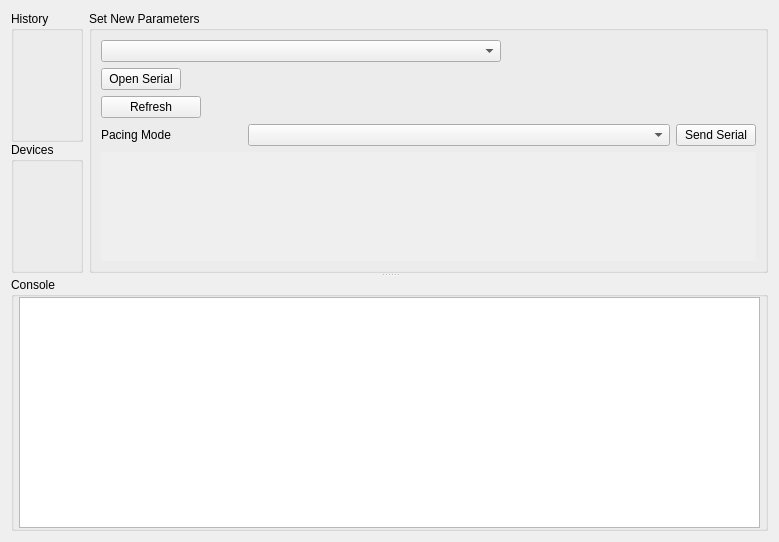
<?xml version="1.0" encoding="UTF-8"?>
<ui version="4.0">
 <class>SettingsWidget</class>
 <widget class="QWidget" name="SettingsWidget">
  <property name="geometry">
   <rect>
    <x>0</x>
    <y>0</y>
    <width>779</width>
    <height>542</height>
   </rect>
  </property>
  <property name="windowTitle">
   <string>Form</string>
  </property>
  <layout class="QGridLayout" name="gridLayout_2">
   <item row="0" column="0">
    <widget class="QSplitter" name="splitter">
     <property name="orientation">
      <enum>Qt::Vertical</enum>
     </property>
     <widget class="QWidget" name="paramWidget" native="true">
      <layout class="QGridLayout" name="gridLayout_3">
       <item row="0" column="0">
        <widget class="QWidget" name="widget" native="true">
         <layout class="QVBoxLayout" name="verticalLayout_2">
          <property name="spacing">
           <number>0</number>
          </property>
          <property name="leftMargin">
           <number>0</number>
          </property>
          <property name="topMargin">
           <number>0</number>
          </property>
          <property name="rightMargin">
           <number>0</number>
          </property>
          <property name="bottomMargin">
           <number>0</number>
          </property>
          <item>
           <widget class="QGroupBox" name="historyBox">
            <property name="title">
             <string>History</string>
            </property>
           </widget>
          </item>
          <item>
           <widget class="QGroupBox" name="deviceBox">
            <property name="title">
             <string>Devices</string>
            </property>
           </widget>
          </item>
         </layout>
        </widget>
       </item>
       <item row="0" column="1">
        <widget class="QSplitter" name="paramSplitter">
         <property name="orientation">
          <enum>Qt::Horizontal</enum>
         </property>
         <widget class="QGroupBox" name="paramBox">
          <property name="title">
           <string>Set New Parameters</string>
          </property>
          <layout class="QVBoxLayout" name="verticalLayout">
           <property name="sizeConstraint">
            <enum>QLayout::SetMinimumSize</enum>
           </property>
           <item>
            <widget class="QComboBox" name="comboBox">
             <property name="sizePolicy">
              <sizepolicy hsizetype="Fixed" vsizetype="Fixed">
               <horstretch>0</horstretch>
               <verstretch>0</verstretch>
              </sizepolicy>
             </property>
             <property name="minimumSize">
              <size>
               <width>400</width>
               <height>0</height>
              </size>
             </property>
             <property name="maximumSize">
              <size>
               <width>400</width>
               <height>16777215</height>
              </size>
             </property>
             <property name="baseSize">
              <size>
               <width>300</width>
               <height>0</height>
              </size>
             </property>
            </widget>
           </item>
           <item>
            <widget class="QPushButton" name="pushButton_open_serial">
             <property name="sizePolicy">
              <sizepolicy hsizetype="Fixed" vsizetype="Fixed">
               <horstretch>0</horstretch>
               <verstretch>0</verstretch>
              </sizepolicy>
             </property>
             <property name="text">
              <string>Open Serial</string>
             </property>
            </widget>
           </item>
           <item>
            <widget class="QPushButton" name="pushButton_refresh">
             <property name="maximumSize">
              <size>
               <width>100</width>
               <height>16777215</height>
              </size>
             </property>
             <property name="text">
              <string>Refresh</string>
             </property>
            </widget>
           </item>
           <item>
            <layout class="QHBoxLayout" name="horizontalLayout" stretch="1,3,0">
             <property name="sizeConstraint">
              <enum>QLayout::SetMinimumSize</enum>
             </property>
             <item>
              <widget class="QLabel" name="label">
               <property name="sizePolicy">
                <sizepolicy hsizetype="Preferred" vsizetype="Fixed">
                 <horstretch>0</horstretch>
                 <verstretch>0</verstretch>
                </sizepolicy>
               </property>
               <property name="text">
                <string>Pacing Mode</string>
               </property>
              </widget>
             </item>
             <item>
              <widget class="QComboBox" name="pacingModeBox"/>
             </item>
             <item>
              <widget class="QPushButton" name="pushButton">
               <property name="text">
                <string>Send Serial</string>
               </property>
              </widget>
             </item>
            </layout>
           </item>
           <item>
            <widget class="QScrollArea" name="scrollArea">
             <property name="frameShape">
              <enum>QFrame::NoFrame</enum>
             </property>
             <property name="lineWidth">
              <number>0</number>
             </property>
             <property name="widgetResizable">
              <bool>true</bool>
             </property>
             <widget class="QWidget" name="paramPanel">
              <property name="geometry">
               <rect>
                <x>0</x>
                <y>0</y>
                <width>624</width>
                <height>69</height>
               </rect>
              </property>
             </widget>
            </widget>
           </item>
          </layout>
         </widget>
        </widget>
       </item>
      </layout>
     </widget>
     <widget class="QGroupBox" name="groupBox">
      <property name="title">
       <string>Console</string>
      </property>
      <layout class="QGridLayout" name="gridLayout">
       <property name="leftMargin">
        <number>5</number>
       </property>
       <property name="topMargin">
        <number>0</number>
       </property>
       <property name="rightMargin">
        <number>5</number>
       </property>
       <property name="bottomMargin">
        <number>0</number>
       </property>
       <property name="spacing">
        <number>0</number>
       </property>
       <item row="0" column="1">
        <widget class="QTextEdit" name="textEdit">
         <property name="sizePolicy">
          <sizepolicy hsizetype="Expanding" vsizetype="Minimum">
           <horstretch>0</horstretch>
           <verstretch>0</verstretch>
          </sizepolicy>
         </property>
         <property name="readOnly">
          <bool>true</bool>
         </property>
        </widget>
       </item>
      </layout>
     </widget>
    </widget>
   </item>
  </layout>
 </widget>
 <resources/>
 <connections/>
</ui>
